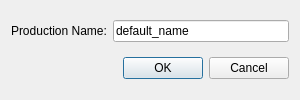
<?xml version="1.0" encoding="UTF-8"?>
<ui version="4.0">
 <class>ProductionNameDialog</class>
 <widget class="QDialog" name="ProductionNameDialog">
  <property name="windowModality">
   <enum>Qt::ApplicationModal</enum>
  </property>
  <property name="geometry">
   <rect>
    <x>0</x>
    <y>0</y>
    <width>300</width>
    <height>100</height>
   </rect>
  </property>
  <property name="sizePolicy">
   <sizepolicy hsizetype="Fixed" vsizetype="Fixed">
    <horstretch>0</horstretch>
    <verstretch>0</verstretch>
   </sizepolicy>
  </property>
  <property name="minimumSize">
   <size>
    <width>300</width>
    <height>100</height>
   </size>
  </property>
  <property name="maximumSize">
   <size>
    <width>300</width>
    <height>100</height>
   </size>
  </property>
  <property name="windowTitle">
   <string>Edit Production Name</string>
  </property>
  <layout class="QVBoxLayout" name="verticalLayout">
   <item>
    <layout class="QHBoxLayout" name="horizontalLayout">
     <item>
      <widget class="QLabel" name="label">
       <property name="text">
        <string>Production Name:</string>
       </property>
      </widget>
     </item>
     <item>
      <widget class="QLineEdit" name="nameInput">
       <property name="text">
        <string>default_name</string>
       </property>
      </widget>
     </item>
    </layout>
   </item>
   <item>
    <widget class="QDialogButtonBox" name="buttonBox">
     <property name="orientation">
      <enum>Qt::Horizontal</enum>
     </property>
     <property name="standardButtons">
      <set>QDialogButtonBox::Cancel|QDialogButtonBox::Ok</set>
     </property>
    </widget>
   </item>
  </layout>
 </widget>
 <resources/>
 <connections>
  <connection>
   <sender>buttonBox</sender>
   <signal>accepted()</signal>
   <receiver>ProductionNameDialog</receiver>
   <slot>accept()</slot>
   <hints>
    <hint type="sourcelabel">
     <x>248</x>
     <y>254</y>
    </hint>
    <hint type="destinationlabel">
     <x>157</x>
     <y>274</y>
    </hint>
   </hints>
  </connection>
  <connection>
   <sender>buttonBox</sender>
   <signal>rejected()</signal>
   <receiver>ProductionNameDialog</receiver>
   <slot>reject()</slot>
   <hints>
    <hint type="sourcelabel">
     <x>316</x>
     <y>260</y>
    </hint>
    <hint type="destinationlabel">
     <x>286</x>
     <y>274</y>
    </hint>
   </hints>
  </connection>
 </connections>
</ui>
